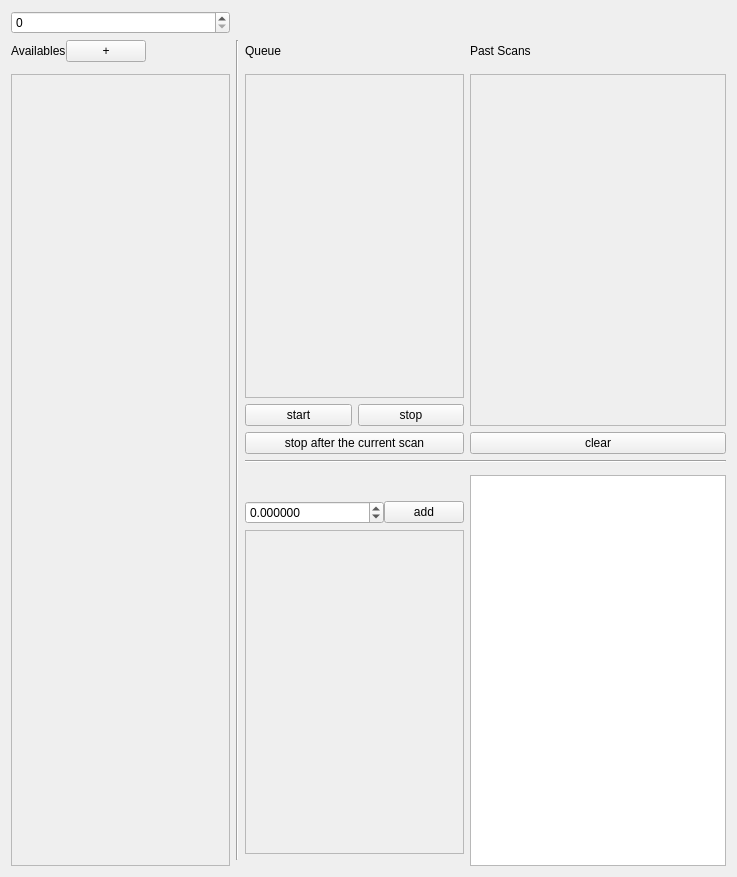
<?xml version="1.0" encoding="UTF-8"?>
<ui version="4.0">
 <class>Form</class>
 <widget class="QWidget" name="Form">
  <property name="geometry">
   <rect>
    <x>0</x>
    <y>0</y>
    <width>737</width>
    <height>877</height>
   </rect>
  </property>
  <property name="windowTitle">
   <string>Form</string>
  </property>
  <layout class="QHBoxLayout" name="horizontalLayout_5">
   <item>
    <layout class="QGridLayout" name="gridLayout">
     <item row="9" column="2">
      <layout class="QHBoxLayout" name="horizontalLayout_6">
       <property name="spacing">
        <number>0</number>
       </property>
       <item>
        <widget class="QDoubleSpinBox" name="manual_set_value_spinbox">
         <property name="decimals">
          <number>6</number>
         </property>
         <property name="minimum">
          <double>-1000000000.000000000000000</double>
         </property>
         <property name="maximum">
          <double>1000000000.000000000000000</double>
         </property>
         <property name="value">
          <double>0.000000000000000</double>
         </property>
        </widget>
       </item>
       <item>
        <widget class="QPushButton" name="manual_add_item_pushButton">
         <property name="sizePolicy">
          <sizepolicy hsizetype="Fixed" vsizetype="Fixed">
           <horstretch>0</horstretch>
           <verstretch>0</verstretch>
          </sizepolicy>
         </property>
         <property name="minimumSize">
          <size>
           <width>50</width>
           <height>0</height>
          </size>
         </property>
         <property name="text">
          <string>add</string>
         </property>
        </widget>
       </item>
      </layout>
     </item>
     <item row="5" column="2">
      <widget class="QPushButton" name="stopAfter_pushButton">
       <property name="sizePolicy">
        <sizepolicy hsizetype="Preferred" vsizetype="Fixed">
         <horstretch>0</horstretch>
         <verstretch>0</verstretch>
        </sizepolicy>
       </property>
       <property name="text">
        <string>stop after the current scan</string>
       </property>
      </widget>
     </item>
     <item row="1" column="1" rowspan="12">
      <widget class="Line" name="line_2">
       <property name="orientation">
        <enum>Qt::Vertical</enum>
       </property>
      </widget>
     </item>
     <item row="3" column="0" rowspan="11">
      <widget class="QScrollArea" name="scrollArea_available">
       <property name="sizePolicy">
        <sizepolicy hsizetype="Preferred" vsizetype="Expanding">
         <horstretch>0</horstretch>
         <verstretch>0</verstretch>
        </sizepolicy>
       </property>
       <property name="minimumSize">
        <size>
         <width>0</width>
         <height>300</height>
        </size>
       </property>
       <property name="maximumSize">
        <size>
         <width>16777215</width>
         <height>16777215</height>
        </size>
       </property>
       <property name="verticalScrollBarPolicy">
        <enum>Qt::ScrollBarAsNeeded</enum>
       </property>
       <property name="widgetResizable">
        <bool>true</bool>
       </property>
       <widget class="QWidget" name="scrollAreaWidgetContents_2">
        <property name="geometry">
         <rect>
          <x>0</x>
          <y>0</y>
          <width>188</width>
          <height>774</height>
         </rect>
        </property>
        <layout class="QVBoxLayout" name="verticalLayout_5"/>
       </widget>
      </widget>
     </item>
     <item row="3" column="2">
      <widget class="QScrollArea" name="scrollArea_queue">
       <property name="sizePolicy">
        <sizepolicy hsizetype="Preferred" vsizetype="Expanding">
         <horstretch>0</horstretch>
         <verstretch>0</verstretch>
        </sizepolicy>
       </property>
       <property name="minimumSize">
        <size>
         <width>100</width>
         <height>0</height>
        </size>
       </property>
       <property name="maximumSize">
        <size>
         <width>16777215</width>
         <height>16777215</height>
        </size>
       </property>
       <property name="verticalScrollBarPolicy">
        <enum>Qt::ScrollBarAsNeeded</enum>
       </property>
       <property name="widgetResizable">
        <bool>true</bool>
       </property>
       <widget class="QWidget" name="scrollAreaWidgetContents">
        <property name="geometry">
         <rect>
          <x>0</x>
          <y>0</y>
          <width>267</width>
          <height>298</height>
         </rect>
        </property>
       </widget>
      </widget>
     </item>
     <item row="1" column="2">
      <widget class="QLabel" name="label_2">
       <property name="text">
        <string>Queue</string>
       </property>
      </widget>
     </item>
     <item row="0" column="0">
      <widget class="QSpinBox" name="serial">
       <property name="maximum">
        <number>9999</number>
       </property>
      </widget>
     </item>
     <item row="6" column="2" colspan="2">
      <widget class="Line" name="line">
       <property name="orientation">
        <enum>Qt::Horizontal</enum>
       </property>
      </widget>
     </item>
     <item row="4" column="2">
      <layout class="QHBoxLayout" name="horizontalLayout_4">
       <item>
        <widget class="QPushButton" name="start_pushButton">
         <property name="sizePolicy">
          <sizepolicy hsizetype="Preferred" vsizetype="Fixed">
           <horstretch>0</horstretch>
           <verstretch>0</verstretch>
          </sizepolicy>
         </property>
         <property name="text">
          <string>start</string>
         </property>
        </widget>
       </item>
       <item>
        <widget class="QPushButton" name="stop_pushButton">
         <property name="sizePolicy">
          <sizepolicy hsizetype="Preferred" vsizetype="Fixed">
           <horstretch>0</horstretch>
           <verstretch>0</verstretch>
          </sizepolicy>
         </property>
         <property name="text">
          <string>stop</string>
         </property>
        </widget>
       </item>
      </layout>
     </item>
     <item row="5" column="3">
      <widget class="QPushButton" name="pushButton_clear_past">
       <property name="text">
        <string>clear</string>
       </property>
      </widget>
     </item>
     <item row="1" column="3">
      <widget class="QLabel" name="label_4">
       <property name="text">
        <string>Past Scans</string>
       </property>
      </widget>
     </item>
     <item row="3" column="3" rowspan="2">
      <widget class="QScrollArea" name="scrollArea_past">
       <property name="sizePolicy">
        <sizepolicy hsizetype="Preferred" vsizetype="Expanding">
         <horstretch>0</horstretch>
         <verstretch>0</verstretch>
        </sizepolicy>
       </property>
       <property name="minimumSize">
        <size>
         <width>100</width>
         <height>0</height>
        </size>
       </property>
       <property name="maximumSize">
        <size>
         <width>16777215</width>
         <height>16777215</height>
        </size>
       </property>
       <property name="verticalScrollBarPolicy">
        <enum>Qt::ScrollBarAsNeeded</enum>
       </property>
       <property name="widgetResizable">
        <bool>true</bool>
       </property>
       <widget class="QWidget" name="scrollAreaWidgetContents_4">
        <property name="geometry">
         <rect>
          <x>0</x>
          <y>0</y>
          <width>228</width>
          <height>339</height>
         </rect>
        </property>
       </widget>
      </widget>
     </item>
     <item row="1" column="0">
      <layout class="QHBoxLayout" name="horizontalLayout">
       <property name="spacing">
        <number>0</number>
       </property>
       <item>
        <widget class="QLabel" name="label">
         <property name="text">
          <string>Availables</string>
         </property>
        </widget>
       </item>
       <item>
        <widget class="QPushButton" name="pb_new_scan">
         <property name="sizePolicy">
          <sizepolicy hsizetype="Fixed" vsizetype="Fixed">
           <horstretch>0</horstretch>
           <verstretch>0</verstretch>
          </sizepolicy>
         </property>
         <property name="text">
          <string>+</string>
         </property>
        </widget>
       </item>
       <item>
        <spacer name="horizontalSpacer_2">
         <property name="orientation">
          <enum>Qt::Horizontal</enum>
         </property>
         <property name="sizeHint" stdset="0">
          <size>
           <width>40</width>
           <height>20</height>
          </size>
         </property>
        </spacer>
       </item>
      </layout>
     </item>
     <item row="11" column="2">
      <layout class="QHBoxLayout" name="Layout_delete"/>
     </item>
     <item row="10" column="2">
      <widget class="QScrollArea" name="scrollArea_action">
       <property name="sizePolicy">
        <sizepolicy hsizetype="Preferred" vsizetype="Expanding">
         <horstretch>0</horstretch>
         <verstretch>0</verstretch>
        </sizepolicy>
       </property>
       <property name="minimumSize">
        <size>
         <width>100</width>
         <height>100</height>
        </size>
       </property>
       <property name="maximumSize">
        <size>
         <width>16777215</width>
         <height>16777215</height>
        </size>
       </property>
       <property name="verticalScrollBarPolicy">
        <enum>Qt::ScrollBarAsNeeded</enum>
       </property>
       <property name="widgetResizable">
        <bool>true</bool>
       </property>
       <widget class="QWidget" name="scrollAreaWidgetContents_3">
        <property name="geometry">
         <rect>
          <x>0</x>
          <y>0</y>
          <width>267</width>
          <height>298</height>
         </rect>
        </property>
        <layout class="QVBoxLayout" name="verticalLayout_7"/>
       </widget>
      </widget>
     </item>
     <item row="8" column="2">
      <layout class="QHBoxLayout" name="horizontalLayout_7">
       <property name="spacing">
        <number>0</number>
       </property>
       <item>
        <layout class="QHBoxLayout" name="manual_channel_menu_layout"/>
       </item>
       <item>
        <spacer name="horizontalSpacer">
         <property name="orientation">
          <enum>Qt::Horizontal</enum>
         </property>
         <property name="sizeHint" stdset="0">
          <size>
           <width>40</width>
           <height>20</height>
          </size>
         </property>
        </spacer>
       </item>
      </layout>
     </item>
     <item row="8" column="3" rowspan="6">
      <widget class="QTextEdit" name="logStatus_textEdit">
       <property name="sizePolicy">
        <sizepolicy hsizetype="Preferred" vsizetype="Expanding">
         <horstretch>0</horstretch>
         <verstretch>0</verstretch>
        </sizepolicy>
       </property>
      </widget>
     </item>
    </layout>
   </item>
  </layout>
 </widget>
 <resources/>
 <connections/>
</ui>
